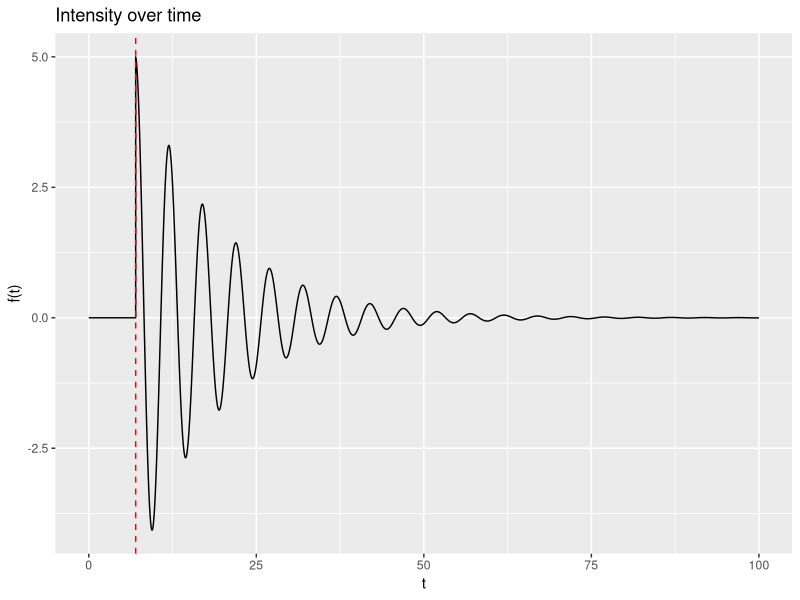

Source code (R):
## ---- chunk 1

library(tidyverse)

A0 = 5
decay_rate = 1/12
periodicity <- 5
delay <- 7

tibble(
    t = seq(0, 100, by = 0.001)
) |>
    mutate(
        H_t = ifelse(t < delay, 0, 1),
        A_t = A0 * exp(-(decay_rate * (t - delay))),
        c_t = cos((1/periodicity) * 2 * pi * (t - delay)),
        f_t = H_t * A_t * c_t
    ) |>
    ggplot(aes(t, f_t)) + 
    geom_line() + 
    labs(
        y = "f(t)",
        x = "t",
        title = "Intensity over time"
    ) + 
    geom_vline(xintercept = delay, linetype = "dashed", colour = "red")

